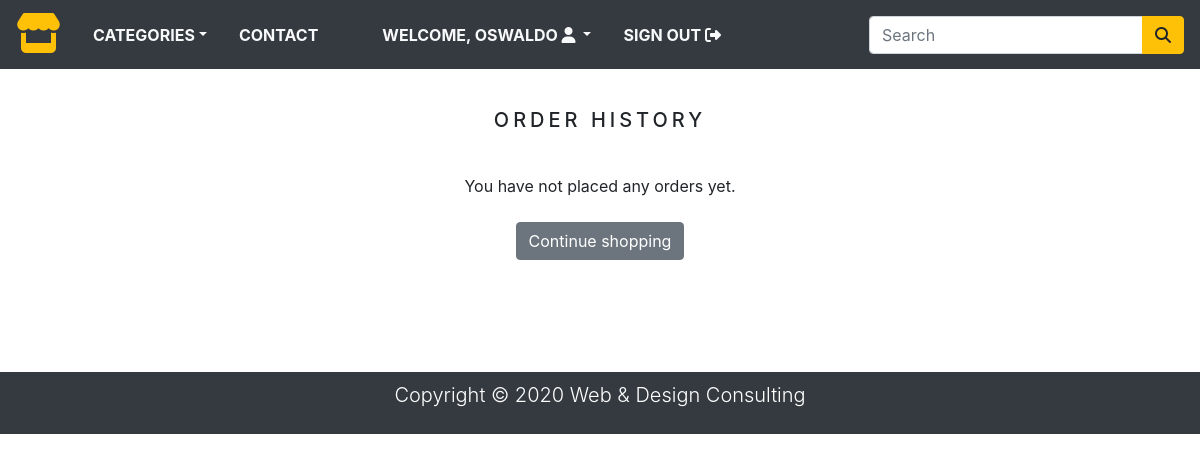
/order_history/ (signed in), run on an earlier commit of the app's database.
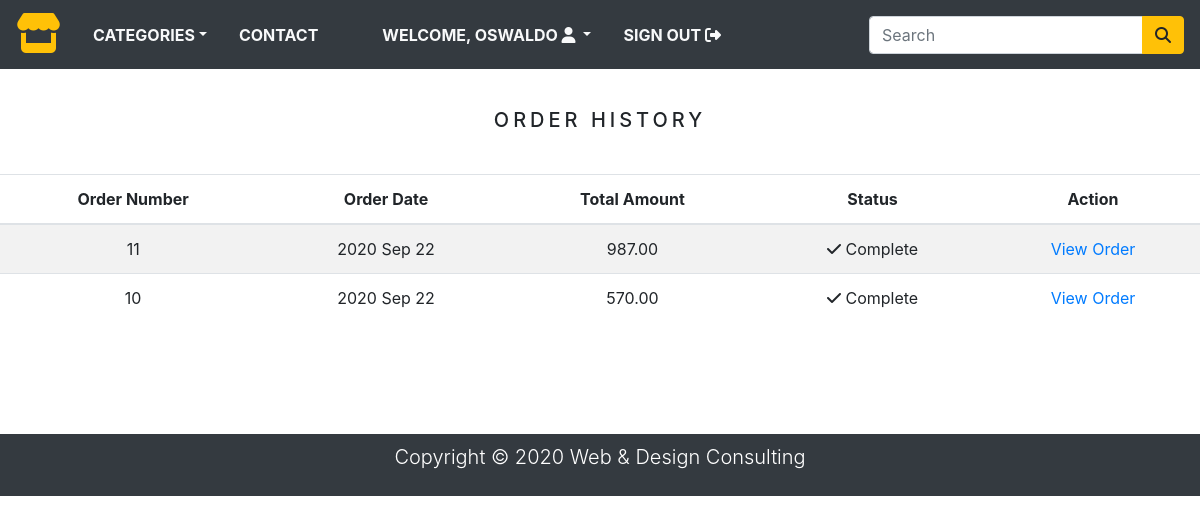
And on a later commit of the database.
### store/models.py (models this page shows)
class Order(models.Model):
    token = models.CharField(max_length=250, blank=True)
    total = models.DecimalField(
        max_digits=10, decimal_places=2, verbose_name='USD Order Total')
    emailAddress = models.EmailField(
        max_length=250, blank=True, verbose_name='Email Address')
    created = models.DateTimeField(auto_now_add=True)
    billingName = models.CharField(max_length=250, blank=True)
    billingAddress1 = models.CharField(max_length=250, blank=True)
    billingCity = models.CharField(max_length=250, blank=True)
    billingPostcode = models.CharField(max_length=250, blank=True)
    billingCountry = models.CharField(max_length=250, blank=True)
    shippingName = models.CharField(max_length=250, blank=True)
    shippingAddress1 = models.CharField(max_length=250, blank=True)
    shippingCity = models.CharField(max_length=250, blank=True)
    shippingPostcode = models.CharField(max_length=250, blank=True)
    shippingCountry = models.CharField(max_length=250, blank=True)
    class Meta:
        db_table = 'Order'
        ordering = ['-created']
    def __str__(self):
        return str(self.id)

### store/views.py (the view)
# urls.py: path('order_history/', views.orderHistory, name='order_history'),
@login_required(redirect_field_name='next', login_url='signin')
def orderHistory(request):
    if request.user.is_authenticated:
        email = str(request.user.email)
        order_details = Order.objects.filter(emailAddress=email)
        print(email)
        print(order_details)
    return render(request, 'orders_list.html', {'order_details': order_details})

### store/context_processors.py (called while the page is built)
def counter(request):
    item_count = 0
    if 'admin' in request.path:
        return {}
    else:
        try:
            cart = Cart.objects.filter(cart_id=_cart_id(request))
            cart_items = CartItem.objects.all().filter(cart=cart[:1])
            for cart_item in cart_items:
                item_count += cart_item.quantity
        except Cart.DoesNotExist:
            item_count = 0
    return dict(item_count=item_count)

def menu_links(request):
    links = Category.objects.all()
    return dict(links=links)

### store/models.py (called while the page is built)
    def get_url(self):
        return reverse('products_by_category', args=[self.slug])

### store/views.py (called while the page is built)
def _cart_id(request):
    cart = request.session.session_key
    if not cart:
        cart = request.session.create()
    return cart

### store/templates/orders_list.html (shortened to what this page needs)
{% extends 'base.html' %}
{% load i18n %}
{% load static %}
{% block content %}
  <div class="text-center">
    <br>
    <h1 class="text-center product_title">
      {% trans "Order History" %}
    </h1>
    <br>
    {% if order_details %}
      <table class="table table-striped">
        <thead>
          <tr>
            <th>{% trans "Order Number" %}</th>
            <th>{% trans "Order Date" %}</th>
            <th>{% trans "Total Amount" %}</th>
            <th>{% trans "Status" %}</th>
            <th>{% trans "Action" %}</th>
          </tr>
        </thead>
        <tbody>
          {% for order in order_details %}
            <tr>
              <td>{{ order.id }}</td>
              <td>{{ order.created|date:"Y M d" }}</td>
              <td>{{ order.total }}</td>
              <td><i class="fas fa-check"></i>&nbsp;{% trans "Complete" %}</td>
              <td><a href="{%url 'order_detail' order.id %}">{% trans "View Order"%}</a></td>
            </tr>
          {% endfor %}
        </tbody>
      </table>
    {% else %}
      <p>{% trans "You have not placed any orders yet." %}
        <br><br>
        <a href="{% url 'home' %}" class="btn btn-secondary">{% trans "Continue shopping" %}</a>
      </p>
    {% endif %}
  </div>
  <br><br>
{% endblock %}

What changed in the data, as far as the page shows it:
added Order: id "11", created "2020 Sep 22", total "987.00"
added Order: id "10", created "2020 Sep 22", total "570.00"
Also different on the page:
text no longer shown: "You have not placed any orders yet. Continue shopping"
text now shown: "Order Number Order Date Total Amount Status Action"
